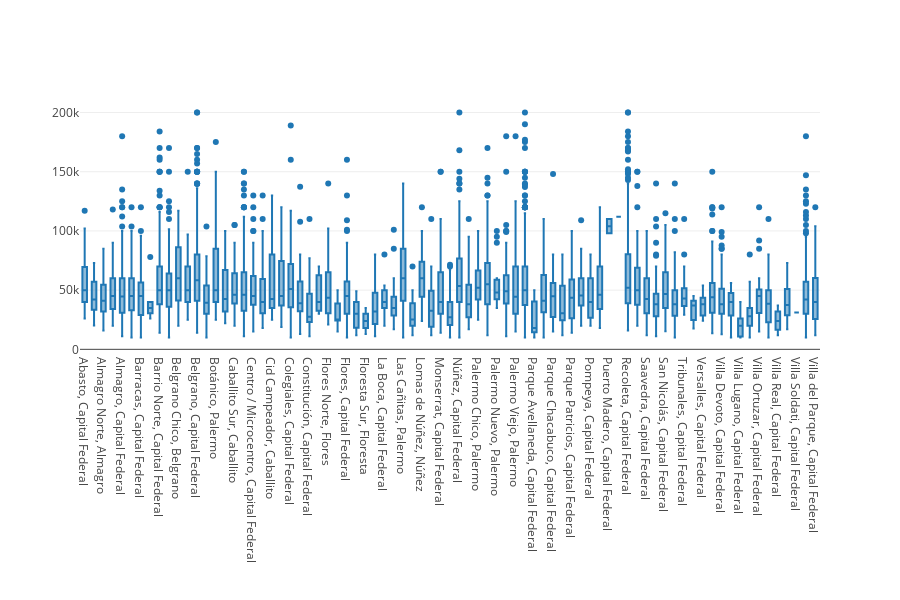

Notebook code for this chart:
### Code cell
fig = go.Figure()
fig.add_trace(go.Box(x = df_ars["Location"],y = df_ars["Expensas"]))
fig.update_layout(template = None, height = 600, margin = {'b':250})
fig.update_xaxes(type = "category")

### Figure 1 — Plotly figure (JSON) as saved in the notebook; plotly's stock layout.template omitted (floating-point values rounded to 4 significant figures; data arrays with more than 128 entries replaced by an {"elided": "..."} marker saying what was removed)
{"data": [{"type": "box", "x": {"elided": "5350 str values"}, "y": {"elided": "5350 int values"}}], "layout": {"height": 600, "margin": {"b": 250}, "xaxis": {"type": "category"}}}
